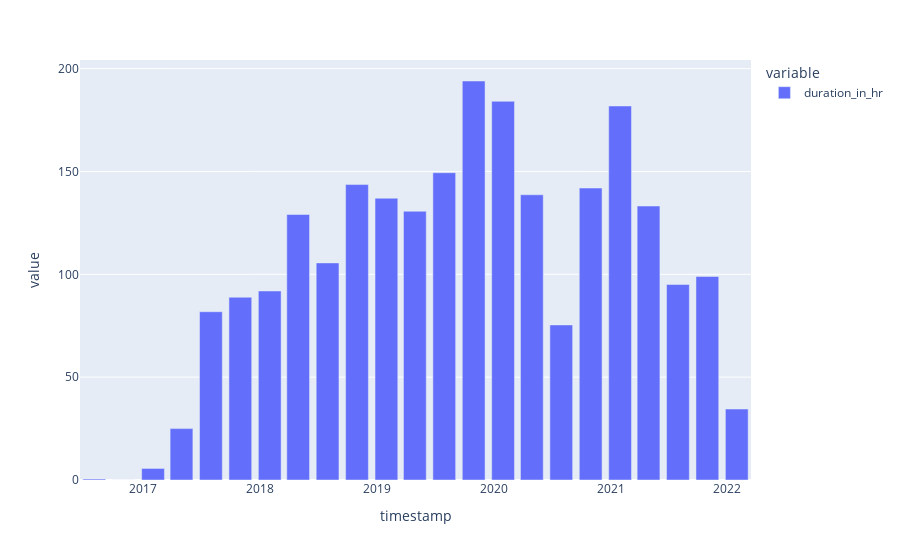

This figure's notebook cell:
### Code cell
df.resample('3m').duration_in_hr.sum().plot(kind='bar')

### Figure 1 — Plotly figure (JSON) as saved in the notebook; plotly's stock layout.template omitted (floating-point values rounded to 4 significant figures)
{"data": [{"alignmentgroup": "True", "hovertemplate": "variable=duration_in_hr<br>timestamp=%{x}<br>value=%{y}<extra></extra>", "legendgroup": "duration_in_hr", "marker": {"color": "#636efa", "pattern": {"shape": ""}}, "name": "duration_in_hr", "offsetgroup": "duration_in_hr", "orientation": "v", "showlegend": true, "textposition": "auto", "type": "bar", "x": ["2016-07-31T00:00:00", "2016-10-31T00:00:00", "2017-01-31T00:00:00", "2017-04-30T00:00:00", "2017-07-31T00:00:00", "2017-10-31T00:00:00", "2018-01-31T00:00:00", "2018-04-30T00:00:00", "2018-07-31T00:00:00", "2018-10-31T00:00:00", "2019-01-31T00:00:00", "2019-04-30T00:00:00", "2019-07-31T00:00:00", "2019-10-31T00:00:00", "2020-01-31T00:00:00", "2020-04-30T00:00:00", "2020-07-31T00:00:00", "2020-10-31T00:00:00", "2021-01-31T00:00:00", "2021-04-30T00:00:00", "2021-07-31T00:00:00", "2021-10-31T00:00:00", "2022-01-31T00:00:00"], "xaxis": "x", "y": [0.4856, 0, 5.618, 24.99, 81.81, 88.84, 91.9, 129.1, 105.5, 143.6, 137.0, 130.7, 149.4, 194.0, 184.1, 138.7, 75.4, 141.9, 181.8, 133.2, 95.03, 98.95, 34.5], "yaxis": "y"}], "layout": {"autosize": true, "barmode": "relative", "legend": {"title": {"text": "variable"}, "tracegroupgap": 0}, "margin": {"t": 60}, "xaxis": {"anchor": "y", "autorange": true, "domain": [0, 1], "range": ["2016-06-16 12:00", "2022-03-16 12:00"], "title": {"text": "timestamp"}, "type": "date"}, "yaxis": {"anchor": "x", "autorange": true, "domain": [0, 1], "range": [0, 204.2], "title": {"text": "value"}, "type": "linear"}}}
